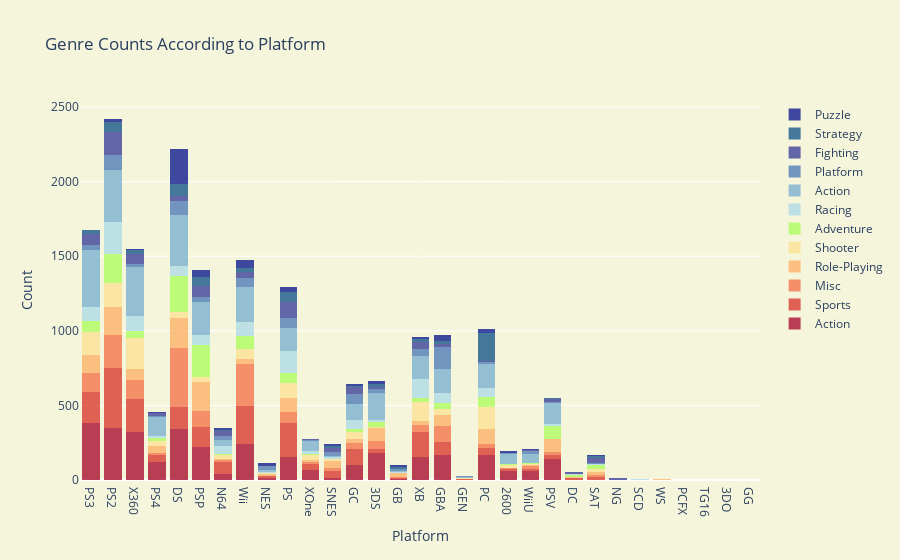

The notebook cell this image was saved under:
### Code cell
trace1 = go.Histogram(
    x=xaction.Platform,
    opacity=0.75,
    name="Action",
    marker=dict(color='rgb(165,0,38)')
)
trace2 = go.Histogram(
    x=xsports.Platform,
    opacity=0.75,
    name="Sports",
    marker=dict(color='rgb(215,48,39)')
)
trace3 = go.Histogram(
    x=xmisc.Platform,
    opacity=0.75,
    name="Misc",
    marker=dict(color='rgb(244,109,67)')
)
trace4 = go.Histogram(
    x=xrole.Platform,
    opacity=0.75,
    name="Role-Playing",
    marker=dict(color='rgb(253,174,97)')
)
trace5 = go.Histogram(
    x=xshooter.Platform,
    opacity=0.75,
    name="Shooter",
    marker=dict(color='rgb(254,224,144)')
)
trace6 = go.Histogram(
    x=xadventure.Platform,
    opacity=0.75,
    name="Adventure",
    marker=dict(color='rgb(170,253,87)')
)
trace7 = go.Histogram(
    x=xrace.Platform,
    opacity=0.75,
    name="Racing",
    marker=dict(color='rgb(171,217,233)')
)
trace8 = go.Histogram(
    x=xaction.Platform,
    opacity=0.75,
    name="Action",
    marker=dict(color='rgb(116,173,209)')
)
trace9 = go.Histogram(
    x=xplatform.Platform,
    opacity=0.75,
    name="Platform",
    marker=dict(color='rgb(69,117,180)')
)
trace10 = go.Histogram(
    x=xfight.Platform,
    opacity=0.75,
    name="Fighting",
    marker=dict(color='rgb(49,54,149)')
)
trace11 = go.Histogram(
    x=xstrategy.Platform,
    opacity=0.75,
    name="Strategy",
    marker=dict(color='rgb(10,77,131)')
)
trace12 = go.Histogram(
    x=xpuzzle.Platform,
    opacity=0.75,
    name="Puzzle",
    marker=dict(color='rgb(1,15,139)')
)

data = [trace1, trace2, trace3, trace4, trace5, trace6, trace7, trace8, trace9, trace10, trace11, trace12]
layout = go.Layout(barmode='stack',
                   title = 'Genre Counts According to Platform',
                   xaxis = dict(title='Platform'),
                   yaxis = dict(title='Count'),
                   paper_bgcolor='beige',
                   plot_bgcolor='beige'
                   )
fig = go.Figure(data=data, layout=layout)
fig.show()

### Figure 1 — Plotly figure (JSON) as saved in the notebook; plotly's stock layout.template omitted (floating-point values rounded to 4 significant figures; data arrays with more than 128 entries replaced by an {"elided": "..."} marker saying what was removed)
{"data": [{"marker": {"color": "rgb(165,0,38)"}, "name": "Action", "opacity": 0.75, "type": "histogram", "x": {"elided": "3316 str values"}}, {"marker": {"color": "rgb(215,48,39)"}, "name": "Sports", "opacity": 0.75, "type": "histogram", "x": {"elided": "2346 str values"}}, {"marker": {"color": "rgb(244,109,67)"}, "name": "Misc", "opacity": 0.75, "type": "histogram", "x": {"elided": "1739 str values"}}, {"marker": {"color": "rgb(253,174,97)"}, "name": "Role-Playing", "opacity": 0.75, "type": "histogram", "x": {"elided": "1488 str values"}}, {"marker": {"color": "rgb(254,224,144)"}, "name": "Shooter", "opacity": 0.75, "type": "histogram", "x": {"elided": "1310 str values"}}, {"marker": {"color": "rgb(170,253,87)"}, "name": "Adventure", "opacity": 0.75, "type": "histogram", "x": {"elided": "1286 str values"}}, {"marker": {"color": "rgb(171,217,233)"}, "name": "Racing", "opacity": 0.75, "type": "histogram", "x": {"elided": "1249 str values"}}, {"marker": {"color": "rgb(116,173,209)"}, "name": "Action", "opacity": 0.75, "type": "histogram", "x": {"elided": "3316 str values"}}, {"marker": {"color": "rgb(69,117,180)"}, "name": "Platform", "opacity": 0.75, "type": "histogram", "x": {"elided": "886 str values"}}, {"marker": {"color": "rgb(49,54,149)"}, "name": "Fighting", "opacity": 0.75, "type": "histogram", "x": {"elided": "848 str values"}}, {"marker": {"color": "rgb(10,77,131)"}, "name": "Strategy", "opacity": 0.75, "type": "histogram", "x": {"elided": "681 str values"}}, {"marker": {"color": "rgb(1,15,139)"}, "name": "Puzzle", "opacity": 0.75, "type": "histogram", "x": {"elided": "582 str values"}}], "layout": {"barmode": "stack", "paper_bgcolor": "beige", "plot_bgcolor": "beige", "title": {"text": "Genre Counts According to Platform"}, "xaxis": {"title": {"text": "Platform"}}, "yaxis": {"title": {"text": "Count"}}}}
